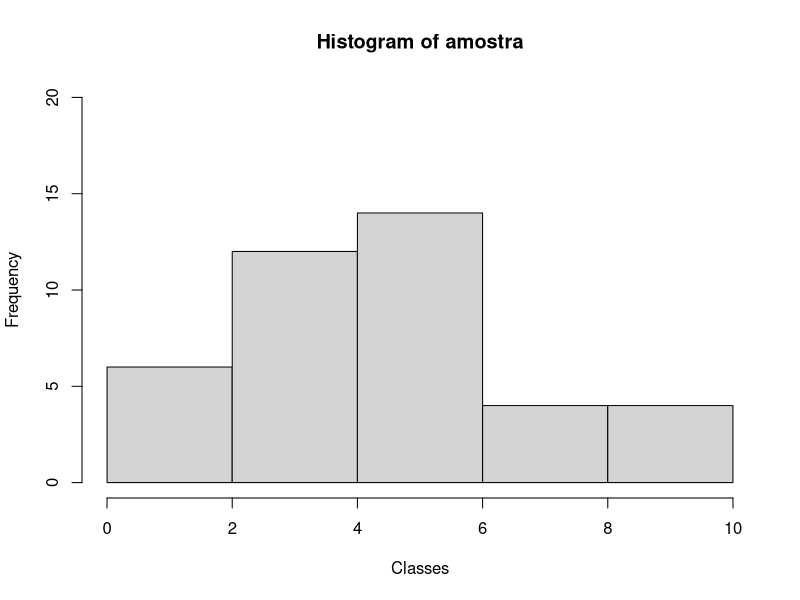
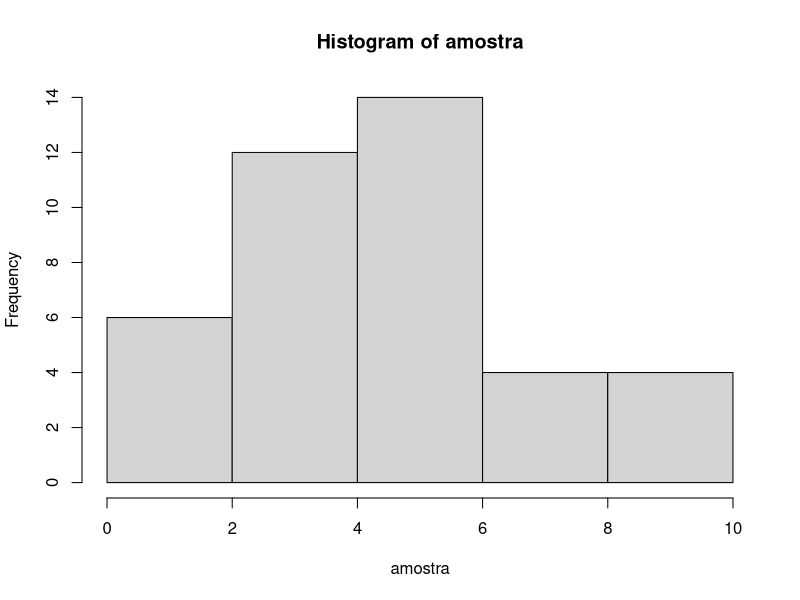

Write the R code that produced these figures, in order.
#Exercício 11 da Apostila 1

#Amostra de 40 elementos
amostra <- c(3.67, 5.36, 5.28, 0.90,  
             1.82, 3.96, 5.41, 5.09,  
             3.73, 6.54, 7.77, 4.07,
             4.10, 5.84, 4.65, 8.67,
             4.30, 7.35, 1.88, 0.90,
             1.28, 3.63, 2.12, 6.67,
             8.14, 2.93, 4.26, 8.96,
             2.43, 2.82, 2.78, 4.00,
             4.17, 8.45, 5.54, 2.00,
             2.88, 4.15, 6.00, 2.01)

### Agrupe os dados em uma distribuição de frequências, considerando o limite
### inferior igual a zero, o superior igual a 10 e utilizando cinco classes de mesma 
### Amplitude
#Premissas:
# Li = 0
# Ls = 10

summary(amostra)

#Amplitude - h
h <- (max(amostra) - min(amostra))

#Classes de mesma amplitude, (h/5) = 1,612 -> h=2
#seq() cria as cinco classes com amplitude h=2 com Li e Ls
k <- seq(0,10, by=(round(h/5)))

#Agrupa os dados na classe criada
#com o comando cut()
class <- cut(amostra, k)

#table() reproduz a classificacao da tabela
table(class)
#reproduz a mesma classificacao da tabela de uma forma melhor
transform(table(class))
#cria um objeto para essa tabela
Freq <- transform(table(class))
Freq
#Cria a coluna de Frequencia Relativa e
# as Colunas de Frequencia acumulativas
Freq.sum <- transform(Freq, Cum_Freq=cumsum(Freq), Rel_Freq=prop.table(Freq), Cum_RFreq=cumsum(prop.table(Freq)))

Freq.sum
str(Freq.sum)

### Contrua um histograma de frequencias relativas
hist(amostra, breaks = k, xlab = "Classes", ylim = c(0,20))
### ou pode ser feito assim tb 
hist(amostra, breaks = 5)

# Una os pontos médios de cada retangulo, obtendo o poligono de frequencias
# relativas e classique o conjunto quando a assimetria

